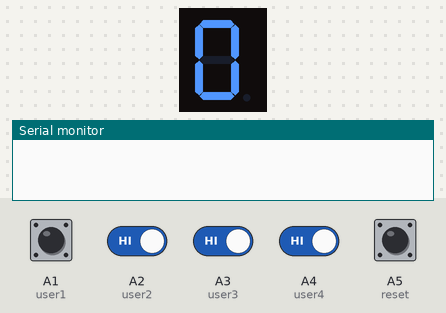
This sketch was run on a simulated Arduino Uno, built with avr-gcc and run on an emulated ATmega328P. On the bench: 1-digit seven-segment display, the last lines printed to the serial monitor. Wiring (inferred from the names in the program): 1-digit 7-segment display, segments lit when LOW: segments pin 2, pin 3, pin 4, pin 5, pin 6, pin 8, pin 9. The test bench sets the inputs (shaded band); at power-on: A1 (user1), A2 (user2), A3 (user3), A4 (user4), A5 (reset) HIGH. The segment pins are drawn as the display they are named for.

Above: at 1.2 s.
1.3 s: A5 (reset) pulled LOW for 0.15 s
2.9 s: A1 (user1) pulled LOW for 0.15 s
At 3.1 s:
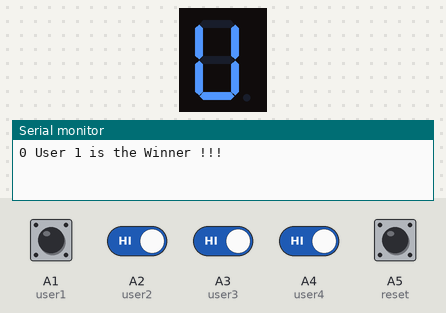
4.8 s: A1 (user1) driven LOW and A2 (user2) driven LOW and A3 (user3) driven LOW and A4 (user4) driven LOW and A5 (reset) driven LOW
At 6.4 s:
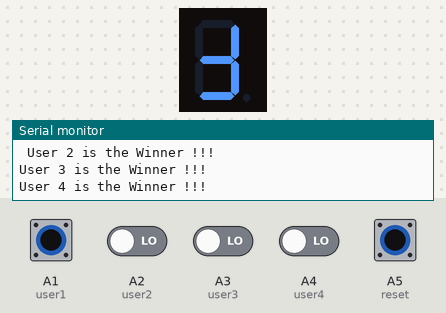
7.8 s: A3 (user3) driven HIGH
At 9.61 s:
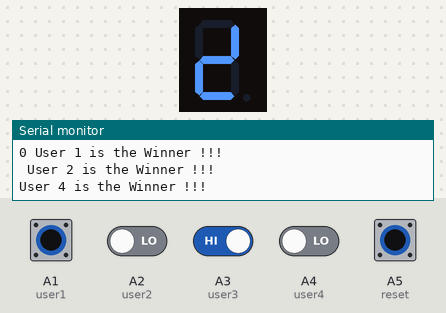
10.8 s: A1 (user1) driven HIGH
12.3 s: A2 (user2) driven HIGH
At 12.61 s:
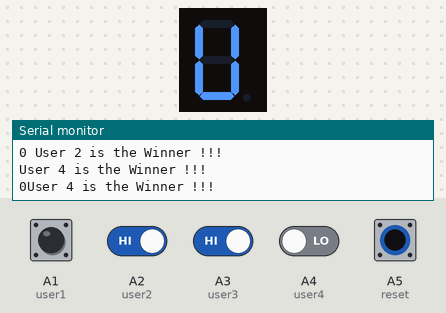
Timing chart, 0 to 15.3 s (numbered marks = the images above; inputs shaded):
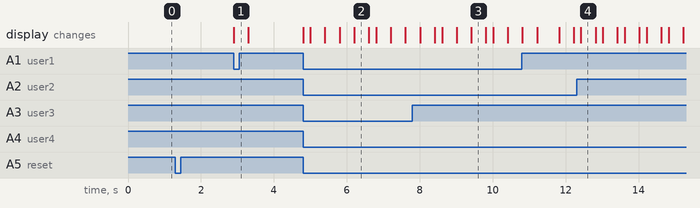

The sketch:

Fastest_Finger_First.ino
```cpp
#define user1 A1 //the number of the button 1
#define user2 A2 //button2
#define user3 A3 //button3
#define user4 A4 //button4
#define reset A5 //button5(Reset Button)
// #define buzzerPin 10 //the buzzer attach to
//LEDs defined for seven segment display
#define ledA 2
#define ledB 3
#define ledC 4
#define ledD 5
#define ledE 6
#define ledF 8
#define ledG 9
//#define LEDreset 7 //LED attach to(Showing reset functioning)

char flag = 0; //used to indicate the state of button5(i.e. reset button)
char b1State,b2State,b3State,b4State,b5State = 0;

void setup()
{
  //initialize buzzer,LED1, LED2, LED3 and LED4 as output
  //pinMode(buzzerPin, OUTPUT);
  pinMode(ledA, OUTPUT);
  pinMode(ledB, OUTPUT);
  pinMode(ledC, OUTPUT);
  pinMode(ledD, OUTPUT);
  pinMode(ledE, OUTPUT);
  pinMode(ledF, OUTPUT);
  pinMode(ledG, OUTPUT);
  //pinMode(LEDreset,OUTPUT);
  //initialize button1,button2,button3,button as input,combined with pullup
  pinMode(user1, INPUT_PULLUP);
  pinMode(user2, INPUT_PULLUP);
  pinMode(user3, INPUT_PULLUP);
  pinMode(user4,INPUT_PULLUP);
  pinMode(reset, INPUT_PULLUP);
  //turn all the led off
  digitalWrite(ledA, LOW);
  digitalWrite(ledB, LOW);
  digitalWrite(ledC, LOW);
  digitalWrite(ledD, LOW);
  digitalWrite(ledE, LOW);
  digitalWrite(ledF, LOW);
  digitalWrite(ledG, LOW);
  //digitalWrite(LEDreset,LOW);
  Serial.begin(9600);
}
void loop()
{
  //turn all the led off
  digitalWrite(ledA, LOW);
  digitalWrite(ledB,LOW);
  digitalWrite(ledC, LOW);
  digitalWrite(ledD,LOW);
  digitalWrite(ledE, LOW);
  digitalWrite(ledF, LOW);
  digitalWrite(ledG, HIGH);
  //digitalWrite(LEDreset,LOW);
  //read the state of the button5 (reset button)
  b5State = digitalRead(reset);
  if(b5State == 0)
  {
    if(b5State == 0) //confirm that the button5(reset button pressed) is pressed
    {
      flag = 1; //if so,flag is 1
      // digitalWrite(LEDreset, HIGH); //turn the host LED on
      Serial.print("0");
      delay(200);
    }
  }
  if(1 == flag)
  {
    //read the state of the button of buttons
    b1State = digitalRead(user1);
    b2State = digitalRead(user2);
    b3State = digitalRead(user3);
    b4State = digitalRead(user4);
    //If the button1 press the first
    if(b1State == 0)
    {
      Serial.println(" User 1 is the Winner !!!");
      flag = 0;
      digitalWrite(ledA, HIGH);
      Alarm(); //buzzer sound
      digitalWrite(ledB,LOW);
      digitalWrite(ledC,LOW);
      digitalWrite(ledD,HIGH);
      digitalWrite(ledE,HIGH);
      digitalWrite(ledF,HIGH);
      digitalWrite(ledG,HIGH);
      while(digitalRead(reset)); //detect the button4,if pressed,out of the while loop
    }
    //If the button2 press the first
    if(b2State == 0)
    {
      Serial.println(" User 2 is the Winner !!!");
      flag = 0;
      digitalWrite(ledA, LOW);
      Alarm(); //buzzer sound
      digitalWrite(ledB,LOW);
      digitalWrite(ledC,HIGH);
      digitalWrite(ledD,LOW);
      digitalWrite(ledE,LOW);
      digitalWrite(ledF,HIGH);
      digitalWrite(ledG,LOW);
      while(digitalRead(reset));
    }
    //If the button3 press the first
    if(b3State == 0)
    {
      Serial.println("User 3 is the Winner !!!");
      flag = 0;
      digitalWrite(ledA, LOW);
      Alarm(); //buzzer sound
      digitalWrite(ledB,LOW);
      digitalWrite(ledC,LOW);
      digitalWrite(ledD,LOW);
      digitalWrite(ledE,HIGH);
      digitalWrite(ledF,HIGH);
      digitalWrite(ledG,LOW);
      while(digitalRead(reset));
    }
    if(b4State == 0)
    {
      Serial.println("User 4 is the Winner !!!");
      flag = 0;
      digitalWrite(ledA, HIGH);
      Alarm(); //buzzer sound
      digitalWrite(ledB,LOW);
      digitalWrite(ledC,LOW);
      digitalWrite(ledD,HIGH);
      digitalWrite(ledE,HIGH);
      digitalWrite(ledF,LOW);
      digitalWrite(ledG,LOW);
      while(digitalRead(reset));
    }
  }
}
//buzzer sound
void Alarm()
{
  for(int i=0;i<100;i++)
  {
    // digitalWrite(buzzerPin,HIGH); //the buzzer sound
    delay(2);
    // digitalWrite(buzzerPin,LOW); //without sound
    delay(2); //when delay time changed,the frequency changed
  }
}
```

Measured:
- after the input at 2.9 s, the display: changes at once (image 1)
- after the input at 4.8 s, the display: first changes at once (image 2 shows a later state)
- after the input at 7.8 s, the display: first differs from a run without the input after 1.6 s (image 3)
- after the input at 12.3 s, the display: changes after 0.12 s (image 4)
- what the display in image 2 shows lasts 0.4 s, from 6.2 s to 6.6 s
